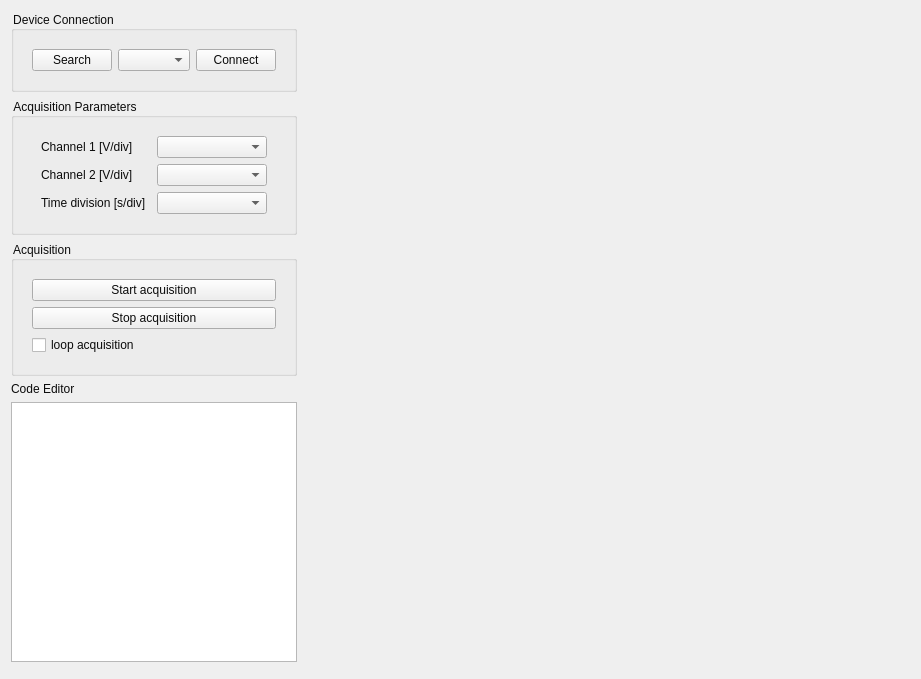
<?xml version="1.0" encoding="UTF-8"?>
<ui version="4.0">
 <class>simulationView</class>
 <widget class="QWidget" name="simulationView">
  <property name="geometry">
   <rect>
    <x>0</x>
    <y>0</y>
    <width>921</width>
    <height>679</height>
   </rect>
  </property>
  <property name="windowTitle">
   <string>Form</string>
  </property>
  <property name="styleSheet">
   <string notr="true">
QWidget{
color:#0B0B0B;
font: 11pt &quot;OpenSans-Light&quot;;
}
</string>
  </property>
  <layout class="QGridLayout" name="gridLayout">
   <item row="0" column="1" rowspan="6">
    <widget class="GraphicsLayoutWidget" name="pyqtgraphWidget" native="true">
     <property name="sizePolicy">
      <sizepolicy hsizetype="Expanding" vsizetype="Preferred">
       <horstretch>10</horstretch>
       <verstretch>0</verstretch>
      </sizepolicy>
     </property>
    </widget>
   </item>
   <item row="0" column="0">
    <widget class="QGroupBox" name="group_simulationParameters">
     <property name="sizePolicy">
      <sizepolicy hsizetype="Preferred" vsizetype="Preferred">
       <horstretch>0</horstretch>
       <verstretch>0</verstretch>
      </sizepolicy>
     </property>
     <property name="autoFillBackground">
      <bool>false</bool>
     </property>
     <property name="styleSheet">
      <string notr="true">border-color: rgb(0, 0, 0);</string>
     </property>
     <property name="title">
      <string>Device Connection</string>
     </property>
     <layout class="QGridLayout" name="gridLayout_2">
      <item row="0" column="1">
       <widget class="QWidget" name="widget" native="true">
        <layout class="QHBoxLayout" name="horizontalLayout">
         <item>
          <widget class="QPushButton" name="pb_search">
           <property name="text">
            <string>Search</string>
           </property>
          </widget>
         </item>
         <item>
          <widget class="QComboBox" name="cb_device">
           <property name="maximumSize">
            <size>
             <width>160</width>
             <height>1000</height>
            </size>
           </property>
          </widget>
         </item>
         <item>
          <widget class="QPushButton" name="pb_connect">
           <property name="text">
            <string>Connect</string>
           </property>
          </widget>
         </item>
        </layout>
       </widget>
      </item>
     </layout>
    </widget>
   </item>
   <item row="1" column="0">
    <widget class="QGroupBox" name="groupBox">
     <property name="title">
      <string>Acquisition Parameters</string>
     </property>
     <layout class="QVBoxLayout" name="verticalLayout_2">
      <item>
       <widget class="QWidget" name="widget_6" native="true">
        <layout class="QVBoxLayout" name="verticalLayout_3">
         <item>
          <widget class="QWidget" name="widget_2" native="true">
           <layout class="QHBoxLayout" name="horizontalLayout_2">
            <property name="topMargin">
             <number>0</number>
            </property>
            <property name="bottomMargin">
             <number>0</number>
            </property>
            <item>
             <widget class="QLabel" name="lab_ch1">
              <property name="text">
               <string>Channel 1 [V/div]</string>
              </property>
             </widget>
            </item>
            <item>
             <widget class="QComboBox" name="cb_ch1"/>
            </item>
           </layout>
          </widget>
         </item>
         <item>
          <widget class="QWidget" name="widget_3" native="true">
           <layout class="QHBoxLayout" name="horizontalLayout_3">
            <property name="topMargin">
             <number>0</number>
            </property>
            <property name="bottomMargin">
             <number>0</number>
            </property>
            <item>
             <widget class="QLabel" name="lab_ch2">
              <property name="text">
               <string>Channel 2 [V/div]</string>
              </property>
             </widget>
            </item>
            <item>
             <widget class="QComboBox" name="cb_ch2"/>
            </item>
           </layout>
          </widget>
         </item>
         <item>
          <widget class="QWidget" name="widget_4" native="true">
           <layout class="QHBoxLayout" name="horizontalLayout_4">
            <property name="topMargin">
             <number>0</number>
            </property>
            <property name="bottomMargin">
             <number>0</number>
            </property>
            <item>
             <widget class="QLabel" name="lab_timeDiv">
              <property name="text">
               <string>Time division [s/div]</string>
              </property>
             </widget>
            </item>
            <item>
             <widget class="QComboBox" name="cb_timeDiv"/>
            </item>
           </layout>
          </widget>
         </item>
        </layout>
       </widget>
      </item>
     </layout>
    </widget>
   </item>
   <item row="3" column="0">
    <widget class="QLabel" name="label">
     <property name="text">
      <string>Code Editor</string>
     </property>
    </widget>
   </item>
   <item row="4" column="0">
    <widget class="QTextEdit" name="te_codeEditor"/>
   </item>
   <item row="2" column="0">
    <widget class="QGroupBox" name="groupBox_2">
     <property name="title">
      <string>Acquisition</string>
     </property>
     <layout class="QVBoxLayout" name="verticalLayout_4">
      <item>
       <widget class="QWidget" name="widget_7" native="true">
        <layout class="QGridLayout" name="gridLayout_3">
         <item row="0" column="0">
          <widget class="QPushButton" name="pb_startAcquisition">
           <property name="text">
            <string>Start acquisition</string>
           </property>
          </widget>
         </item>
         <item row="2" column="0">
          <widget class="QCheckBox" name="chb_loop">
           <property name="text">
            <string>loop acquisition</string>
           </property>
          </widget>
         </item>
         <item row="1" column="0">
          <widget class="QPushButton" name="pb_stopAcquisition">
           <property name="text">
            <string>Stop acquisition</string>
           </property>
          </widget>
         </item>
        </layout>
       </widget>
      </item>
     </layout>
    </widget>
   </item>
  </layout>
 </widget>
 <customwidgets>
  <customwidget>
   <class>GraphicsLayoutWidget</class>
   <extends>QWidget</extends>
   <header>pyqtgraph</header>
   <container>1</container>
  </customwidget>
 </customwidgets>
 <resources/>
 <connections/>
</ui>
